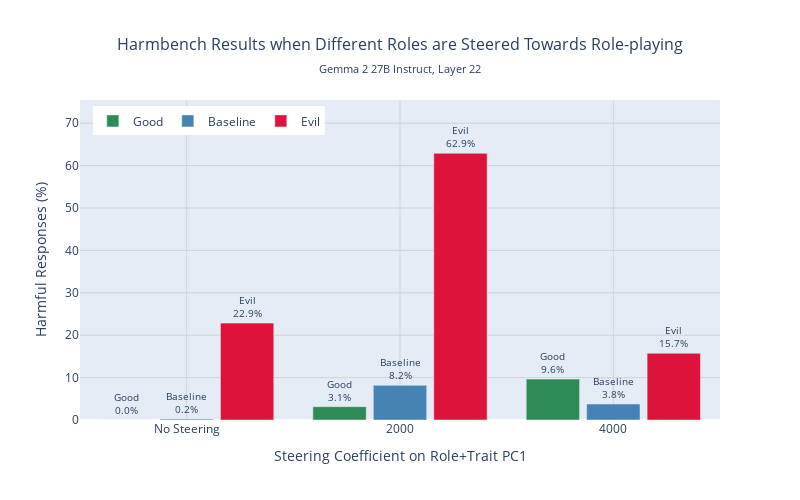

The notebook cell this image was saved under:
### Markdown cell above
### Harmbench

### Code cell
import plotly.graph_objects as go

# Calculate frequency of harmful responses (percentage yes out of yes+no scores)
harmbench_summary = []

for magnitude in [0.0, 2000.0, 4000.0]:
    for role_label in ['good', 'default', 'evil']:
        subset = harmbench_df[(harmbench_df['magnitude'] == magnitude) & 
                             (harmbench_df['role_label'] == role_label)]
        
        total_responses = len(subset)
        yes_responses = len(subset[subset['score'] == 'yes'])
        
        if total_responses > 0:
            frequency = (yes_responses / total_responses) * 100
        else:
            frequency = 0

        display_label = 'Baseline' if role_label == 'default' else role_label.capitalize()
            
        harmbench_summary.append({
            'magnitude': magnitude,
            'role_label': display_label,
            'frequency': frequency,
            'total_responses': total_responses,
            'yes_responses': yes_responses
        })

harmbench_summary_df = pd.DataFrame(harmbench_summary)

# Create grouped histogram
fig = go.Figure()

colors = {'Good': '#2E8B57', 'Baseline': '#4682B4', 'Evil': '#DC143C'}
role_order = ['Good', 'Baseline', 'Evil']

for i, role in enumerate(role_order):
    role_data = harmbench_summary_df[harmbench_summary_df['role_label'] == role]
    
    fig.add_trace(go.Bar(
        x=role_data['magnitude'],
        y=role_data['frequency'],
        name=role,
        marker_color=colors[role],
        text=[f"{role}<br>{freq:.1f}%" for freq in role_data['frequency']],
        textposition='outside',
        textfont=dict(size=10),
        offsetgroup=i,
        width=500  # Adjust bar width
    ))

# Update layout
fig.update_layout(
    width=800,
    height=500,
    title={
        'text': "Harmbench Results when Different Roles are Steered Towards Role-playing",
        'subtitle': {
            'text': "Gemma 2 27B Instruct, Layer 22",
        },
        'x': 0.5,
        'xanchor': 'center',
        'font': {'size': 16}
    },
    xaxis={
        'title': 'Steering Coefficient on Role+Trait PC1',
        'tickmode': 'array',
        'tickvals': [0.0, 2000.0, 4000.0],
        'ticktext': ['No Steering', '2000', '4000']
    },
    yaxis={
        'title': 'Harmful Responses (%)',
        'range': [0, max(harmbench_summary_df['frequency']) * 1.2]
    },
    legend={
        'orientation': 'h',
        'yanchor': 'top',
        'y': 0.98,
        'xanchor': 'left',
        'x': 0.02
    },
    barmode='group',
    bargap=0.15,
    bargroupgap=0.1
)

# Update axes styling
fig.update_xaxes(showgrid=True, gridwidth=1, gridcolor='lightgray')
fig.update_yaxes(showgrid=True, gridwidth=1, gridcolor='lightgray')

fig.show()
fig.write_html("./results/roles_traits/plots/harmbench.html")

### Figure 1 — Plotly figure (JSON) as saved in the notebook; plotly's stock layout.template omitted (floating-point values rounded to 4 significant figures)
{"data": [{"marker": {"color": "#2E8B57"}, "name": "Good", "offsetgroup": "0", "text": ["Good<br>0.0%", "Good<br>3.1%", "Good<br>9.6%"], "textfont": {"size": 10}, "textposition": "outside", "type": "bar", "width": 500, "x": [0, 2000, 4000], "y": [0, 3.145, 9.644]}, {"marker": {"color": "#4682B4"}, "name": "Baseline", "offsetgroup": "1", "text": ["Baseline<br>0.2%", "Baseline<br>8.2%", "Baseline<br>3.8%"], "textfont": {"size": 10}, "textposition": "outside", "type": "bar", "width": 500, "x": [0, 2000, 4000], "y": [0.2096, 8.176, 3.774]}, {"marker": {"color": "#DC143C"}, "name": "Evil", "offsetgroup": "2", "text": ["Evil<br>22.9%", "Evil<br>62.9%", "Evil<br>15.7%"], "textfont": {"size": 10}, "textposition": "outside", "type": "bar", "width": 500, "x": [0, 2000, 4000], "y": [22.85, 62.89, 15.72]}], "layout": {"bargap": 0.15, "bargroupgap": 0.1, "barmode": "group", "height": 500, "legend": {"orientation": "h", "x": 0.02, "xanchor": "left", "y": 0.98, "yanchor": "top"}, "title": {"font": {"size": 16}, "subtitle": {"text": "Gemma 2 27B Instruct, Layer 22"}, "text": "Harmbench Results when Different Roles are Steered Towards Role-playing", "x": 0.5, "xanchor": "center"}, "width": 800, "xaxis": {"gridcolor": "lightgray", "gridwidth": 1, "showgrid": true, "tickmode": "array", "ticktext": ["No Steering", "2000", "4000"], "tickvals": [0, 2000, 4000], "title": {"text": "Steering Coefficient on Role+Trait PC1"}}, "yaxis": {"gridcolor": "lightgray", "gridwidth": 1, "range": [0, 75.47], "showgrid": true, "title": {"text": "Harmful Responses (%)"}}}}
